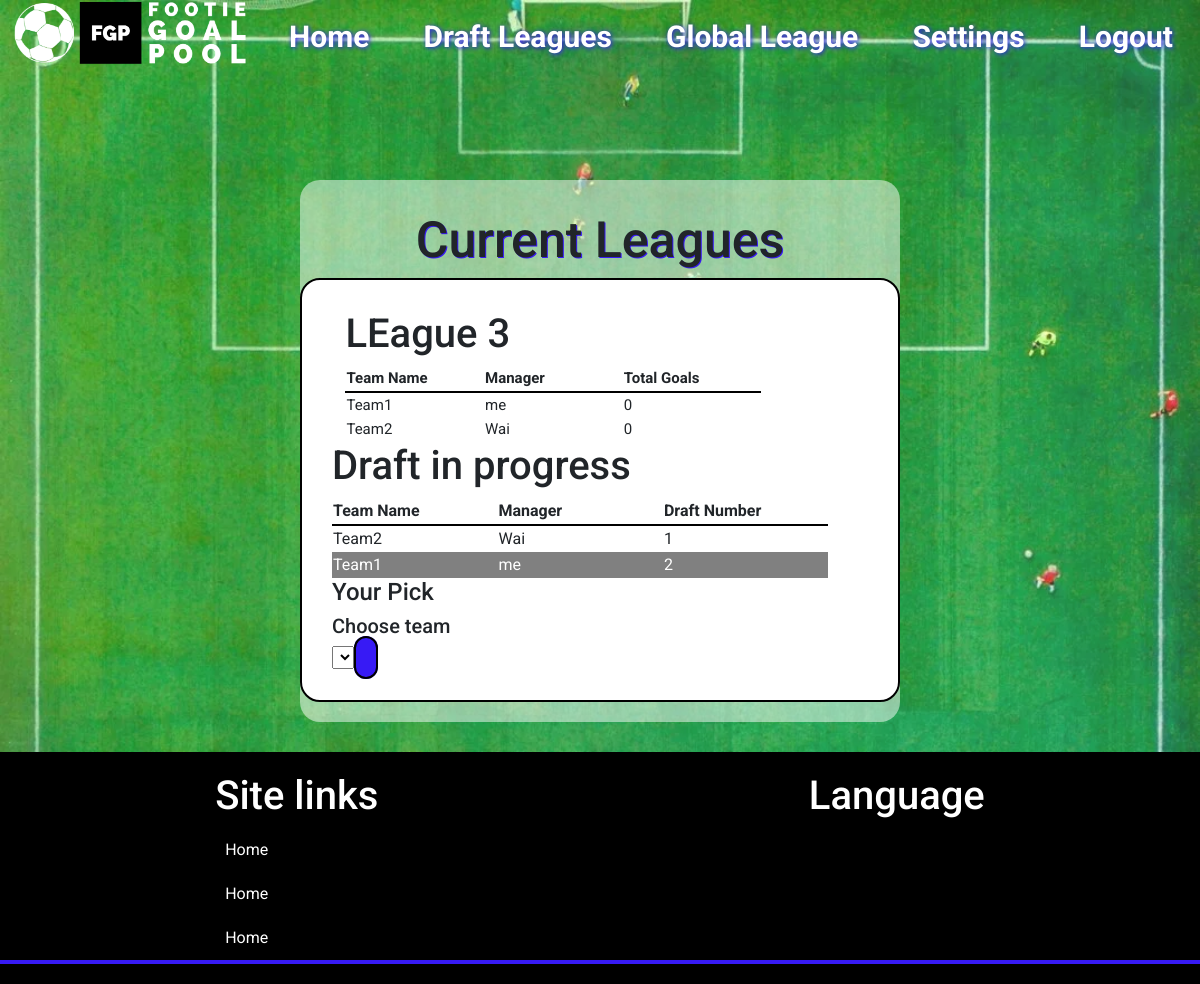
/leagueview (signed in), run on an earlier commit of the app's database.
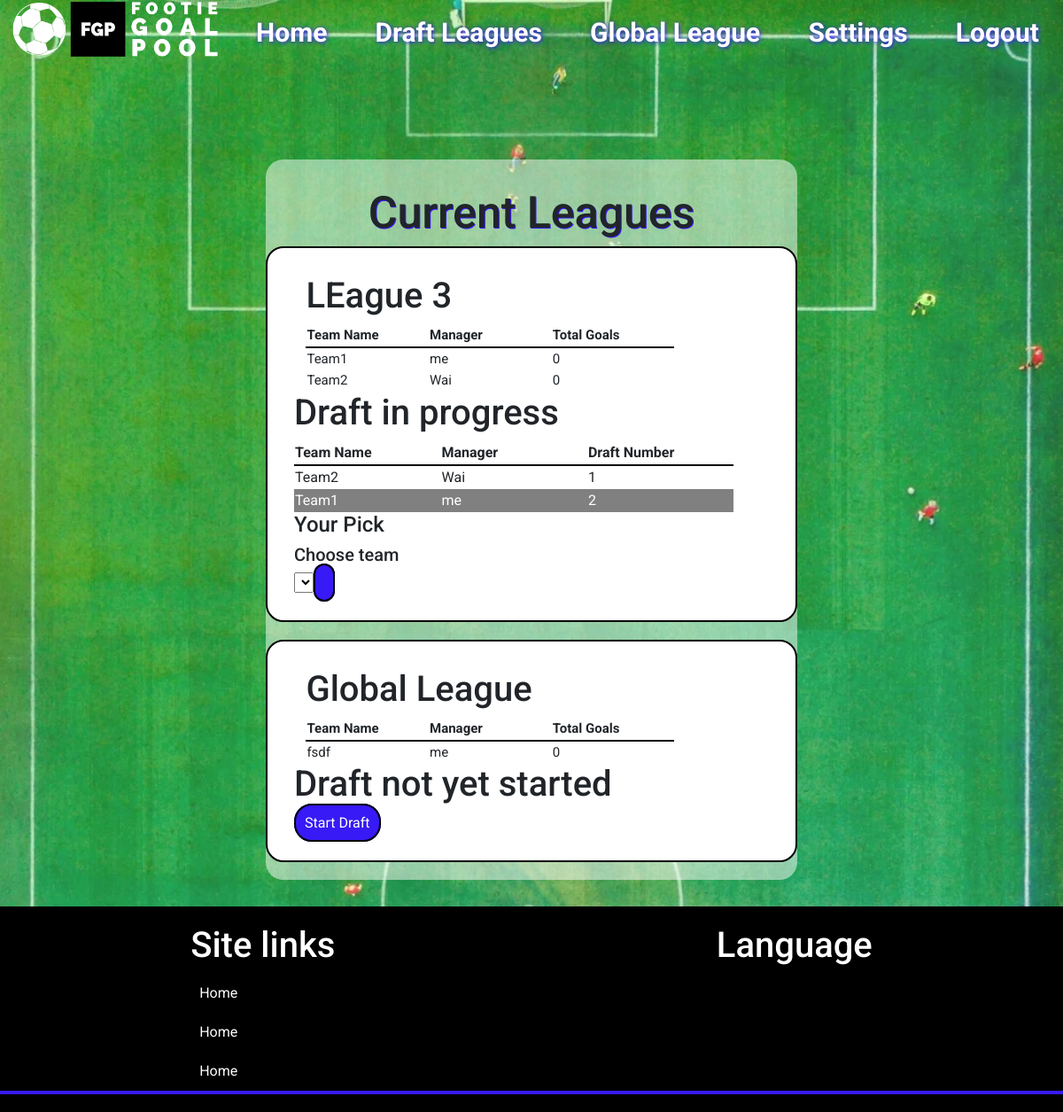
And on a later commit of the database.
### goalpoolapp/models.py (models this page shows, shortened)
class League(models.Model):
    roundnumber = models.IntegerField()
    teamlimit = models.IntegerField()
    leaguename = models.CharField(max_length=64)
    leaguecode = models.CharField(max_length = 10, blank=True, null=True)
    teamplayerslimit = models.IntegerField(validators=[MaxValueValidator(20), MinValueValidator(1)])
    transfersActivated = models.BooleanField(default=False)
    transfersAllowed = models.BooleanField(default=False)
    duplicatePlayersAllowed = models.BooleanField()
    admin = models.ForeignKey(User, on_delete=models.CASCADE, related_name="administratedleague")
    draftcomplete = models.BooleanField(default=False)
    draftstarted = models.BooleanField(default=False)
    draftposition = models.IntegerField(default=1)
    draftdecending = models.BooleanField(default=False)

class Team(models.Model):
    manager = models.ForeignKey(User, on_delete=models.CASCADE, related_name="managedteams")
    league = models.ForeignKey(League, on_delete=models.CASCADE, related_name="leagueteams")
    players = models.ManyToManyField(Player, related_name="teams", blank=True)
    provisionalplayers = models.ManyToManyField(Player, related_name="provisionalteams", blank=True)
    teamname = models.CharField(max_length=64)
    totalgoals = models.IntegerField(default=0)
    draftnumber = models.IntegerField(blank=True, null=True)

class User(AbstractUser):
    pass

### goalpoolapp/views.py (the view)
# urls.py: path('leagueview', views.leagueview, name='leagueview'),
def leagueview(request):
    teams = Team.objects.filter(manager=request.user)
    leagues = League.objects.filter(leagueteams__in=teams)
    return render(request, 'goalpoolapp/leagueview.html', {
        "teams": teams,
        "leagues": leagues,
    })

### goalpoolapp/templates/goalpoolapp/leagueview.html
{% extends "goalpoolapp/layout.html" %}
{% load static %}
{% block body %}
<div id="main-page-content-container">
    <div id="main-page-content">
        <h2>Current Leagues</h2>
        {% for league in leagues %}
            <div class="leaguecontainer">
                <div class="leaguetable">
                    <h3>{{ league.leaguename }}</h3>
                    <table>
                        <tr>
                            <th>Team Name</th>
                            <th>Manager</th>
                            <th>Total Goals</th>
                        </tr>
                        {% for team in league.leagueteams.all %}
                        <tr>
                            <td>{{ team.teamname }}</td>
                            <td>{{ team.manager }}</td>
                            <td>{{ team.totalgoals }}</td>
                        </tr>
                        {% endfor %}
                    </table>
                </div>
                <div class="leaguedetails">
                    {% if league.draftstarted == False %}
                        <h3>Draft not yet started</h3>
                        {% if league.admin == user %}
                            <a class="button" href="{% url 'goalpoolapp:draft' league.id %}">Start Draft</a>
                        {% endif %}
                    {% endif %}
                    {% if league.draftstarted == True and league.draftcomplete == False %}
                        <h3>Draft in progress</h3>
                        <table>
                            <tr>
                                <th>Team Name</th>
                                <th>Manager</th>
                                <th>Draft Number</th>
                            </tr>
                            {% for team in league.leagueteams.all|dictsort:"draftnumber" %}
                                <tr class="{% if team.draftnumber == league.draftposition %}draftselected{% endif %}">
                                    <td>{{ team.teamname }}</td>
                                    <td>{{ team.manager }}</td>
                                    <td>{{ team.draftnumber }}</td>
                                </tr>
                            {% endfor %}
                        </table>
                        {% for team in league.leagueteams.all %}
                            {% if team.draftnumber == league.draftposition %}
                                {% if team.manager == user %}
                                    <h4>Your Pick</h4>
                                    <h5>Choose team</h5>
                                    <select class="teamselectmenu"></select>
                                    <a class="button" href="{% url 'goalpoolapp:draft' league.id %}"></a>
                                {% else %}
                                    <h4>{{ team.manager }}'s pick</h4>
                                {% endif %}
                            {% endif %}
                        {% endfor %}
                    {% endif %}
                </div>
            </div>
        {% endfor %}
    </div>
</div>
{% endblock %}

What changed in the data, as far as the page shows it:
now on this page (row unchanged): League: leaguename "Global League", draftstarted "Draft not yet started"
added Team: teamname "fsdf", manager "me", totalgoals "0", shown under "Global League"
